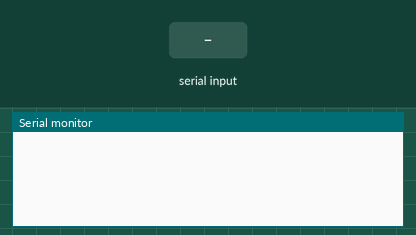
Simulated run of this sketch. Board: Arduino Uno, built with avr-gcc and run on an emulated ATmega328P. On the bench: the last lines printed to the serial monitor. The test bench sets the inputs (shaded band).

Above: at 1.2 s.
1.3 s: "7\n" received over Serial
At 1.9 s:
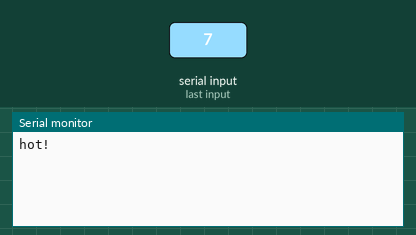
2.8 s: "8\n" received over Serial
At 4.0 s:
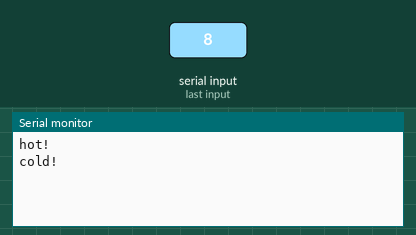
4.3 s: "9\n" received over Serial
At 5.4 s:
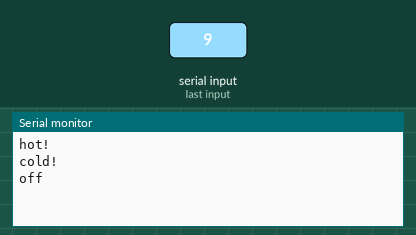

Measured:
- after the input at 1.3 s, the serial monitor: prints a new line at once (image 1)
- after the input at 2.8 s, the serial monitor: prints a new line at once (image 2)
- after the input at 4.3 s, the serial monitor: prints a new line at once (image 3)

The sketch:

peltiertest.ino
```cpp
int pinHot = 1;
int pinCold = 2;


void setup() {
  Serial.begin(9600);
  pinMode(pinHot, OUTPUT);
  pinMode(pinCold, OUTPUT);
  digitalWrite(pinHot, LOW);
  digitalWrite(pinCold, LOW);

}

void loop() {
  if (Serial.available() > 0){
    int inp = Serial.parseInt();
    if (inp == 7){
      digitalWrite(pinCold, LOW);
      delay(1);
      digitalWrite(pinHot, HIGH);
      Serial.println("hot!");
    }
    else if (inp == 8) {
      digitalWrite(pinHot, LOW);
      delay(1);
      digitalWrite(pinCold, HIGH);
      Serial.println("cold!");
    }
    else if (inp == 9){
      digitalWrite(pinHot, LOW);
      digitalWrite(pinCold, LOW);
      Serial.println("off");
    }
  }
  // put your main code here, to run repeatedly:

}
```
